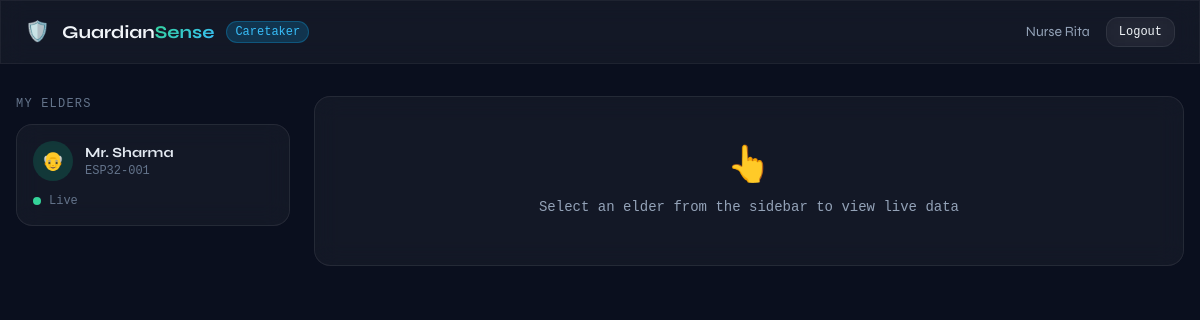
The page /caretaker (signed in) on the database its author committed.
### app.py (models this page shows)
class User(UserMixin, db.Model):
    id           = db.Column(db.Integer, primary_key=True)
    name         = db.Column(db.String(120), nullable=False)
    email        = db.Column(db.String(120), unique=True, nullable=False)
    password     = db.Column(db.String(200), nullable=False)
    role         = db.Column(db.String(20), nullable=False)   # admin | caretaker | elder
    device_id    = db.Column(db.String(64), nullable=True) # only for elders
    phone        = db.Column(db.String(20), nullable=True)
    caretaker_id = db.Column(db.Integer, db.ForeignKey('user.id'), nullable=True)  # elder → caretaker
    created_at   = db.Column(db.DateTime, default=datetime.utcnow)
    elder_charges = db.relationship('User', backref=db.backref('caretaker', remote_side=[id]), lazy='dynamic')
    sensor_logs   = db.relationship('SensorLog', backref='elder', lazy='dynamic', foreign_keys='SensorLog.elder_id')
    fall_events   = db.relationship('FallEvent', backref='elder', lazy='dynamic', foreign_keys='FallEvent.elder_id')

### app.py (the view)
@app.route('/caretaker')
@login_required
def caretaker_dashboard():
    if current_user.role != 'caretaker':
        return redirect(url_for('home'))
    elders = User.query.filter_by(caretaker_id=current_user.id).all()
    elder_ids = [e.id for e in elders]
    recent_falls = FallEvent.query.filter(
        FallEvent.elder_id.in_(elder_ids)
    ).order_by(FallEvent.timestamp.desc()).limit(20).all()
    notifications = Notification.query.filter_by(
        user_id=current_user.id, read=False
    ).order_by(Notification.created_at.desc()).all()
    return render_template('caretaker.html',
        elders=elders, recent_falls=recent_falls,
        notifications=notifications)

### app.py (called while the page is built)
@login_manager.user_loader
def load_user(user_id):
    return User.query.get(int(user_id))

### templates/caretaker.html (shortened to what this page needs)
<!DOCTYPE html>
<html lang="en">
<head>
  <script src="https://cdn.tailwindcss.com"></script>
  <link rel="stylesheet" href="https://unpkg.com/leaflet@1.9.4/dist/leaflet.css"/>
</head>
<body class="text-slate-100 min-h-screen">
<nav class="glass border-b border-white/5 px-6 py-4 flex items-center justify-between sticky top-0 z-40">
  <div class="flex items-center gap-3">
    <span class="text-xl">🛡️</span>
    <span class="font-bold text-lg">Guardian<span class="grad-text">Sense</span></span>
    <span class="text-xs font-mono bg-sky-500/20 text-sky-400 border border-sky-500/30 px-2 py-0.5 rounded-full">Caretaker</span>
  </div>
  <div class="flex items-center gap-4">
    <span class="text-sm text-slate-400">{{ current_user.name }}</span>
    <a href="/logout" class="text-xs font-mono glass px-3 py-1.5 rounded-xl hover:bg-white/10 transition-colors">Logout</a>
  </div>
</nav>
<main class="max-w-7xl mx-auto px-4 py-8">
  <div class="grid md:grid-cols-4 gap-6">
    <div class="md:col-span-1 space-y-3">
      <p class="text-xs font-mono text-slate-500 uppercase tracking-widest mb-3">My Elders</p>
      {% for elder in elders %}
      <div class="elder-card glass rounded-2xl p-4 cursor-pointer hover:bg-white/[0.06] transition-all border border-white/8"
           id="elder-card-{{ elder.id }}"
           onclick="selectElder({{ elder.id }}, '{{ elder.name }}')">
        <div class="flex items-center gap-3">
          <div class="w-10 h-10 rounded-full bg-emerald-500/20 flex items-center justify-center text-lg">👴</div>
          <div>
            <p class="text-sm font-bold text-slate-200">{{ elder.name }}</p>
            <p class="text-xs font-mono text-slate-500">{{ elder.device_id or 'No device' }}</p>
          </div>
        </div>
        <div class="flex items-center gap-2 mt-3">
          <div class="w-2 h-2 rounded-full bg-emerald-400 animate-pulse" id="dot-{{ elder.id }}"></div>
          <span class="text-xs font-mono text-slate-500" id="status-{{ elder.id }}">Live</span>
        </div>
      </div>
      {% endfor %}
    </div>
    <div class="md:col-span-3 space-y-5">
      <div id="select-prompt" class="glass rounded-2xl p-12 text-center">
        <p class="text-4xl mb-3">👆</p>
        <p class="text-slate-400 font-mono text-sm">Select an elder from the sidebar to view live data</p>
      </div>
  </div>
</main>
</body>
</html>

### templates/caretaker.html (style rules this page uses)
body { background:#0a0f1e;font-family:'Syne',sans-serif; }
.glass { background:rgba(255,255,255,0.04);border:1px solid rgba(255,255,255,0.08);backdrop-filter:blur(12px); }
.grad-text { background:linear-gradient(135deg,#34d399,#38bdf8);-webkit-background-clip:text;-webkit-text-fill-color:transparent; }

### rows shown on the page
User: name "Nurse Rita"
User: name "Mr. Sharma", device "ESP32-001"
